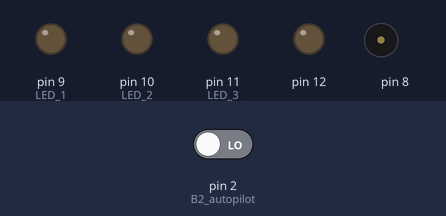
This sketch was run on a simulated Arduino Uno, built with avr-gcc and run on an emulated ATmega328P. On the bench: output pins drawn as LEDs (lit = HIGH), buzzer (waves = sounding). Dashed ring = blinking. The test bench sets the inputs (shaded band); at power-on: pin 2 (B2_autopilot) LOW.

Above: at 1.2 s.
1.3 s: pin 2 (B2_autopilot) driven HIGH
At 1.45 s:
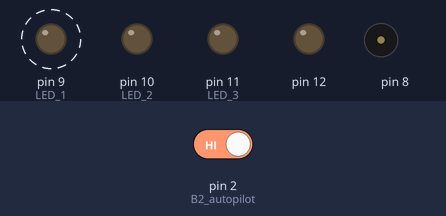
At 1.95 s:
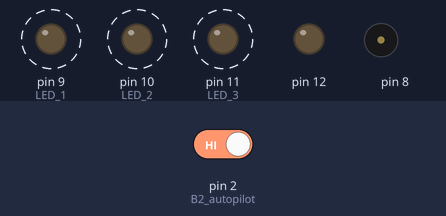
Timing chart, 0 to 10.3 s (numbered marks = the images above; inputs shaded):
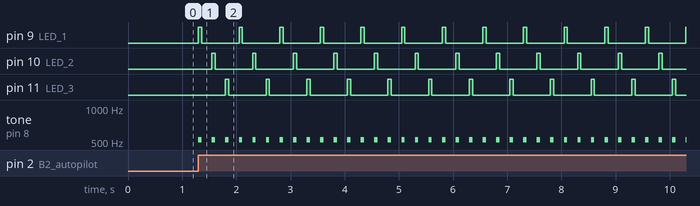

The sketch:

InC_Bot_Beat.ino
```cpp
/*

IN C BOT - isolate beat function
04112024 - Oliver Xu

autopilot button is used to start and stop the 8th note pulse

----------------------

IN C BOT - button control
04082024 - Levy Lorenzo
NEW FEATURES
   * TWO modes of operation
   * 1:  BEAT jumpers at 111 -
   * 2:  NORMAL PLAY jumpers not at 111
- DIP switch jumps to patterns according to red boxes in score
- PLAY (middle button)  - plays music of current pattern
- At Power Up - with DIP to 0000, init to pattern 1, with all LED's on
- Press of NEXT will increment pattern by 1
- Another increment will only be allowed if a current pattern is played at least once
- ALL LEDS ON - anytime we are in standing by in pattern 1
- LED even/odd indicator:  LED 4 is ON when current pattern is EVEN and off when ODD
- ending condition to never increment past pattern 53 (the last pattern )

USER INSTRUCTIONS
- place all jumpers down to 0000
- plug in usb cable
- all lights will turn on - we are waiting in pattern 1
- press middle button to play
- hit right button to go to next
- you can only go to the next when at least 1 cycle of the current seciont has been played
... etc etc.... we'll work on refining this.

- design decision:  do not allow user to go in reverse.  if you want to go back you have move and then
re-set the jumper position

note: "REVERSE button" has no function  can find a use later...

----------------------

IN C BOT
04012024 - Oliver Xu

output coding -
- all 53 IN C patterns
- direct LED behavior for each to visualize the melodic patterns

- tuning is configurable with tuningStandard global constant
- tempo is configurable with tempo global constant

*/

char LED_1 = 9;   // sound visualizer
char LED_2 = 10;  // sound visualizer
char LED_3 = 11;  // sound visualizer
char LED_4 = 12;  // odd/even indicator of forward/back movement

char B2_autopilot = 2;  // button - autopilot

volatile boolean autopilotActive = 0; // flag to determine if autopilot is active

const int tuningStandard = 440;
// in equal temperament, frequency of MIDI note number m is calculated with:
// freq = 440 * 2^((m-69)/12)
// https://homes.luddy.indiana.edu/donbyrd/Teach/MusicalPitchesTable.htm
unsigned int G3_note = round(tuningStandard * pow(2.0, (55 - 69) / 12.0));
unsigned int C4_note = round(tuningStandard * pow(2.0, (60 - 69) / 12.0));
unsigned int E4_note = round(tuningStandard * pow(2.0, (64 - 69) / 12.0));
unsigned int F4_note = round(tuningStandard * pow(2.0, (65 - 69) / 12.0));
unsigned int Fs4_note = round(tuningStandard * pow(2.0, (66 - 69) / 12.0));
unsigned int G4_note = round(tuningStandard * pow(2.0, (67 - 69) / 12.0));
unsigned int A4_note = round(tuningStandard * pow(2.0, (69 - 69) / 12.0));
unsigned int Bb4_note = round(tuningStandard * pow(2.0, (70 - 69) / 12.0));
unsigned int B4_note = round(tuningStandard * pow(2.0, (71 - 69) / 12.0));
unsigned int C5_note = round(tuningStandard * pow(2.0, (72 - 69) / 12.0));
unsigned int D5_note = round(tuningStandard * pow(2.0, (74 - 69) / 12.0));
unsigned int E5_note = round(tuningStandard * pow(2.0, (76 - 69) / 12.0));
unsigned int F5_note = round(tuningStandard * pow(2.0, (77 - 69) / 12.0));
unsigned int Fs5_note = round(tuningStandard * pow(2.0, (78 - 69) / 12.0));
unsigned int G5_note = round(tuningStandard * pow(2.0, (79 - 69) / 12.0));
unsigned int A5_note = round(tuningStandard * pow(2.0, (81 - 69) / 12.0));
unsigned int B5_note = round(tuningStandard * pow(2.0, (83 - 69) / 12.0));

const int tempo = 120;
double thirtySecondNoteDuration = 60000.0 / tempo / 8;
// rhythmic multipliers are used to calculate duration of notes and rests
const int THIRTY_SECOND = 1; // 62.5ms
const int SIXTEENTH = 2; // 125ms
const int DOTTED_SIXTEENTH = 3; // 187.5ms
const int EIGHTH = 4; // 250ms
const int DOTTED_EIGHTH = 6; // 375ms
const int QUARTER = 8; // 500ms
const int DOTTED_QUARTER = 12; // 750ms
const int HALF = 16; // 1000ms
const int DOTTED_HALF = 24; // 1500ms
const int WHOLE = 32; // 2000ms
const int DOTTED_WHOLE = 48; // 3000ms

unsigned long lastInterruptTime = 0;
unsigned long startMillis = 0;
unsigned long currentMillis = 0;

void playNote(unsigned int frequency, int rhythmicMultiplier, int led) {
  tone(8, frequency);
  lightOn(led);
  if (rhythmicMultiplier == THIRTY_SECOND) {
    // grace note should be full length
    delay(thirtySecondNoteDuration * rhythmicMultiplier);
    OFF();
  }
  else {
    // all other rhythmic values have 50ms of silence at the end
    delay(thirtySecondNoteDuration * rhythmicMultiplier - 50);
    OFF();
    delay(50);
  }
}

void playRest(int rhythmicMultiplier) {
  delay(thirtySecondNoteDuration * rhythmicMultiplier);
}

void OFF(){
  noTone(8);
  digitalWrite(LED_1, LOW);
  digitalWrite(LED_2, LOW);
  digitalWrite(LED_3, LOW);
}

void beat(){
  playNote(C5_note, THIRTY_SECOND, 1);
  playRest(DOTTED_SIXTEENTH);
  playNote(C5_note, THIRTY_SECOND, 2);
  playRest(DOTTED_SIXTEENTH);
  playNote(C5_note, THIRTY_SECOND, 3);
  playRest(DOTTED_SIXTEENTH);
}

void lightOn(int led) {
  switch (led) {
    case 1:
      digitalWrite(LED_1, HIGH);
      digitalWrite(LED_2, LOW);
      digitalWrite(LED_3, LOW);
      break;
    case 2:
      digitalWrite(LED_1, LOW);
      digitalWrite(LED_2, HIGH);
      digitalWrite(LED_3, LOW);
      break;
    case 3:
      digitalWrite(LED_1, LOW);
      digitalWrite(LED_2, LOW);
      digitalWrite(LED_3, HIGH);
      break;
    case 4:
      digitalWrite(LED_1, HIGH);
      digitalWrite(LED_2, HIGH);
      digitalWrite(LED_3, LOW);
      break;
    case 5:
      digitalWrite(LED_1, HIGH);
      digitalWrite(LED_2, LOW);
      digitalWrite(LED_3, HIGH);
      break;
    case 6:
      digitalWrite(LED_1, LOW);
      digitalWrite(LED_2, HIGH);
      digitalWrite(LED_3, HIGH);
      break;
    case 7:
      digitalWrite(LED_1, HIGH);
      digitalWrite(LED_2, HIGH);
      digitalWrite(LED_3, HIGH);
      break;
  }
}

void autopilotToggle() {
  unsigned long interruptTime = millis();
  if (interruptTime - lastInterruptTime > 200) {
    autopilotActive = (autopilotActive == 1) ? 0 : 1;
  }
  lastInterruptTime = interruptTime;
}

void setup() {
  pinMode(B2_autopilot, INPUT); // button to enable and disable autopilot
  attachInterrupt(digitalPinToInterrupt(B2_autopilot), autopilotToggle, RISING);

  pinMode(9, OUTPUT);
  pinMode(10, OUTPUT);
  pinMode(11, OUTPUT);
  pinMode(12, OUTPUT);
  Serial.begin(9600); // initialize serial
  startMillis = millis();
}


void loop(){
  currentMillis = millis();
  if (autopilotActive) {
    if (currentMillis - startMillis >= thirtySecondNoteDuration*EIGHTH*3) {
      beat();
      startMillis = currentMillis;
    }
  }
}
```

Measured:
- after the input at 1.3 s, pin 9 (LED_1): alternates HIGH for 0.06 s and LOW for 0.69 s, starting at once; pin 10 (LED_2): alternates HIGH for 0.06 s and LOW for 0.69 s, starting after 0.25 s
